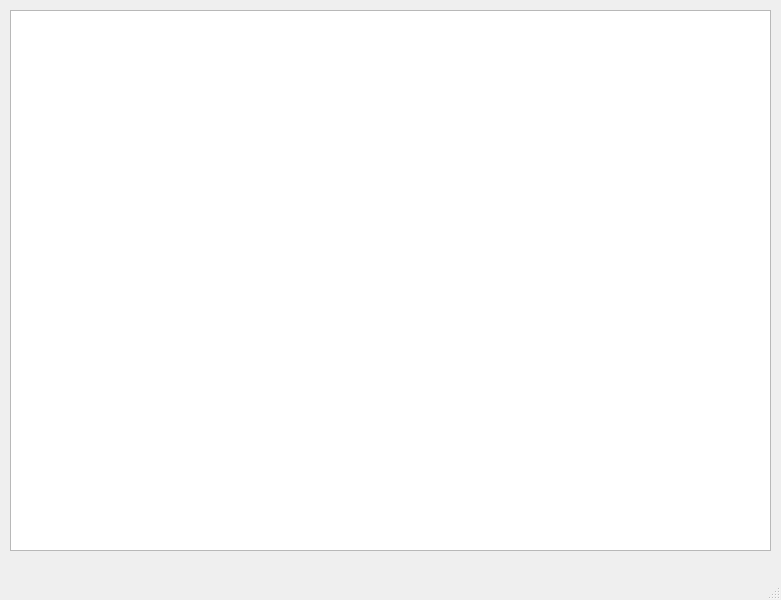
<?xml version="1.0" encoding="UTF-8"?>
<ui version="4.0">
 <class>MainWindow</class>
 <widget class="QMainWindow" name="MainWindow">
  <property name="geometry">
   <rect>
    <x>0</x>
    <y>0</y>
    <width>781</width>
    <height>600</height>
   </rect>
  </property>
  <property name="windowTitle">
   <string>MainWindow</string>
  </property>
  <widget class="QWidget" name="centralwidget">
   <widget class="QTextEdit" name="textEdit">
    <property name="geometry">
     <rect>
      <x>10</x>
      <y>10</y>
      <width>761</width>
      <height>541</height>
     </rect>
    </property>
    <property name="readOnly">
     <bool>true</bool>
    </property>
   </widget>
  </widget>
  <widget class="QMenuBar" name="menubar">
   <property name="geometry">
    <rect>
     <x>0</x>
     <y>0</y>
     <width>781</width>
     <height>21</height>
    </rect>
   </property>
  </widget>
  <widget class="QStatusBar" name="statusbar"/>
 </widget>
 <resources/>
 <connections/>
</ui>
